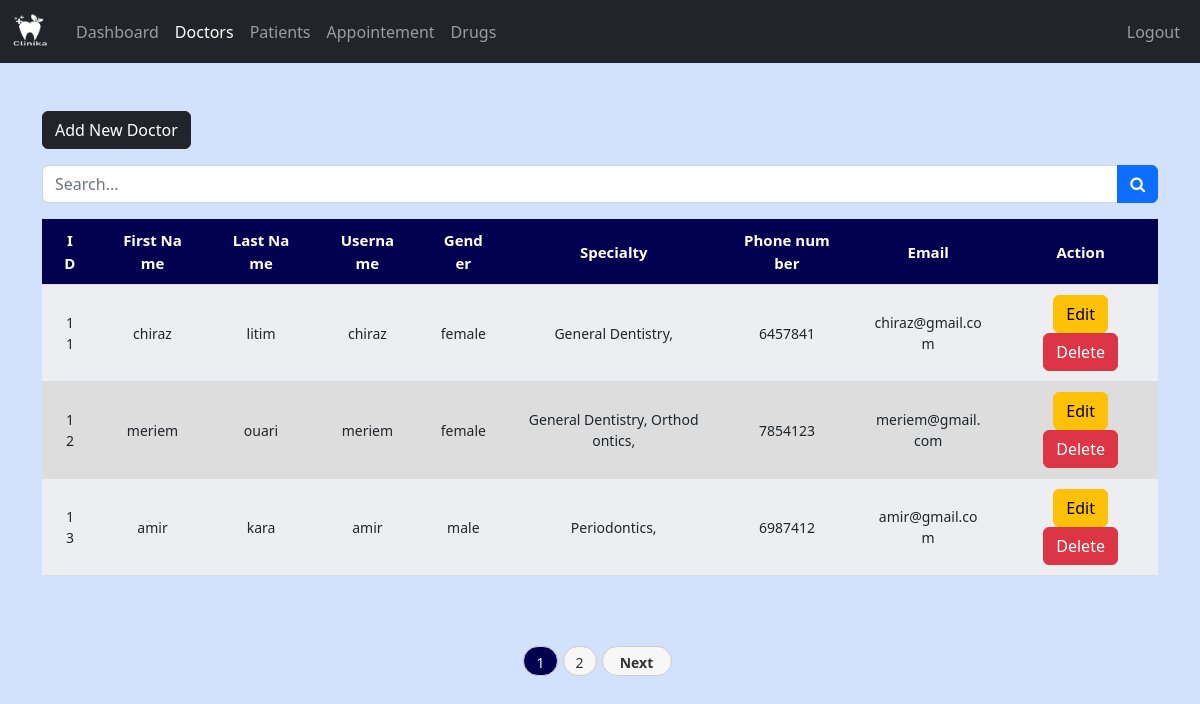
/admin/doctor.php (signed in), run on the app's committed database.
### tables this page shows
CREATE TABLE `doctors` (
  `doctor_id` int(11) NOT NULL,
  `username` varchar(127) NOT NULL,
  `password` varchar(255) NOT NULL,
  `fname` varchar(127) NOT NULL,
  `lname` varchar(127) NOT NULL,
  `specialties` varchar(127) NOT NULL,
  `doctor_phone` int(12) NOT NULL,
  `doctor_email` varchar(127) NOT NULL,
  `gender` text NOT NULL
);

### admin/data/doctor.php (called while the page is built, shortened)
<?php
function getAllDoctors($conn)
{
  $sql = "SELECT * FROM doctors";
  $stmt = $conn->prepare($sql);
  $stmt->execute();
  if ($stmt->rowCount() >= 1) {
    $doctors = $stmt->fetchAll();
    return $doctors;
  } else {
    return 0;
  }
}

### admin/data/specialty.php (called while the page is built, shortened)
<?php
function getSpecialtyById($specialty_id, $conn){
   $sql = "SELECT * FROM specialties
           WHERE specialty_id=?";
   $stmt = $conn->prepare($sql);
   $stmt->execute([$specialty_id]);
   if ($stmt->rowCount() == 1) {
     $specialty = $stmt->fetch();
     return $specialty;
   }else {
    return 0;
   }
}

### admin/doctor.php (the view, shortened to what this page needs)
<?php
if (
  isset($_SESSION['admin_id']) &&
  isset($_SESSION['role'])
) {
  if ($_SESSION['role'] == 'Admin') {
    include "../DB_connection.php";
    include "data/doctor.php";
    include "data/specialty.php";
    $doctors = getAllDoctors($conn);
?>
    <!DOCTYPE html>
    <html lang="en">
    <head>
      <link rel="stylesheet" href="https://cdn.jsdelivr.net/npm/bootstrap@5.2.0/dist/css/bootstrap.min.css">
      <link rel="stylesheet" href="../assets/css/style3.css">
      <link rel="stylesheet" href="https://cdnjs.cloudflare.com/ajax/libs/font-awesome/4.7.0/css/font-awesome.min.css">
      <link rel="stylesheet" type="text/css" href="../assets/css/pagination.css">
    </head>
    <body>
      <?php
      include "inc/navbar.php";
      if ($doctors != 0) {
      ?>
        <div class="container mt-5">
          <a href="doctor-add.php" class="btn btn-dark">Add New Doctor</a>
          <form class="mt-3 n-table" method="get">
            <div class="input-group mb-3">
              <input type="text" class="form-control" name="searchKey" id="searchKey" placeholder="Search...">
              <button type="submit" name="search" class="btn btn-primary">
                <i class="fa fa-search" aria-hidden="true"></i>
              </button>
            </div>
          </form>
          <?php
          require_once '../Pagination.php';
          $doctors = getAllDoctors($conn);
          $total_records = count($doctors);
          $records_per_page = 3;
          $pagination = new Pagination($total_records, $records_per_page);
          $current_page = $pagination->getCurrentPage();
          $doctors_subset = array_slice($doctors, ($current_page - 1) * $records_per_page, $records_per_page);
          ?>
          <div class="table-responsive">
            <table>
              <thead>
                <tr>
                  <th scope="col">ID</th>
                  <th scope="col">First Name</th>
                  <th scope="col">Last Name</th>
                  <th scope="col">Username</th>
                  <th scope="col">Gender</th>
                  <th scope="col">Specialty</th>
                  <th scope="col">Phone number</th>
                  <th scope="col">Email</th>
                  <th scope="col">Action</th>
                </tr>
              </thead>
              <tbody>
                <?php foreach ($doctors_subset as $doctor) { ?>
                  <tr>
                    <td><?= $doctor['doctor_id'] ?></td>
                    <td><?= $doctor['fname'] ?></td>
                    <td><?= $doctor['lname'] ?></td>
                    <td><?= $doctor['username'] ?></td>
                    <td><?= $doctor['gender'] ?></td>
                    <td>
                      <?php
                      $g = '';
                      $specialties = str_split(trim($doctor['specialties']));
                      foreach ($specialties as $specialty) {
                        $g_temp = getSpecialtyById($specialty, $conn);
                        if ($g_temp != 0)
                          $g .= $g_temp['specialty'] . ', ';
                      }
                      echo $g;
                      ?>
                    </td>
                    <td><?= $doctor['doctor_phone'] ?></td>
                    <td><?= $doctor['doctor_email'] ?></td>
                    <td>
                      <a href="doctor-edit.php?doctor_id=<?= $doctor['doctor_id'] ?>" class="btn btn-warning">Edit</a>
                      <a href="doctor-delete.php?doctor_id=<?= $doctor['doctor_id'] ?>" class="btn btn-danger">Delete</a>
                    </td>
                  </tr>
                <?php } ?>
              </tbody>
            </table>
          </div>
          <?php
          $page_url = $_SERVER['PHP_SELF'];
          echo '<div class="pagination-links">';
          echo $pagination->getPaginationLinks($page_url);
          echo $pagination->getNextLink($page_url);
          echo '</div>';
          ?>
        <?php } else { ?>
          <div class="alert alert-info .w-450 m-5" role="alert">
            Empty!
          </div>
        <?php } ?>
        </div>
    </body>
    </html>
<?php
  } else {
    header("Location: ../login.php");
    exit;
  }
} else {
  header("Location: ../login.php");
  exit;
}
?>

### admin/inc/navbar.php (shortened to what this page needs)
<nav class="navbar navbar-expand-lg navbar-dark bg-dark">
  <div class="container-fluid">
    <a class="navbar-brand" href="index.php">
      <img src="../assets/img/full_logo.png" width="40">
    </a>
    <div class="collapse navbar-collapse" id="navbarSupportedContent">
      <ul class="navbar-nav me-auto mb-2 mb-lg-0"
          id="navLinks">
        <li class="nav-item">
          <a class="nav-link"
             aria-current="page"
             href="index.php">Dashboard</a>
        </li>
        <li class="nav-item">
          <a class="nav-link" href="doctor.php">Doctors</a>
        </li>
        <li class="nav-item">
          <a class="nav-link" href="patient.php">Patients</a>
        </li>
        <li class="nav-item">
          <a class="nav-link" href="Appointements.php">Appointement</a>
        </li>
        <li class="nav-item">
          <a class="nav-link" href="drugs.php">Drugs</a>
        </li>
      </ul>
      <ul class="navbar-nav me-right mb-2 mb-lg-0">
        <li class="nav-item">
          <a class="nav-link" href="../logout.php">Logout</a>
        </li>
      </ul>
  </div>
    </div>
</nav>

### Pagination.php (shortened to what this page needs)
<?php
class Pagination
{
    private $total_records;
    private $records_per_page;
    public function __construct($total_records, $records_per_page)
    {
        $this->total_records = $total_records;
        $this->records_per_page = $records_per_page;
    }
    public function getCurrentPage()
    {
        $current_page = isset($_GET['page']) ? $_GET['page'] : 1;
        return $current_page;
    }
    public function getPaginationLinks($page_url)
    {
        $total_pages = ceil($this->total_records / $this->records_per_page);
        $current_page = $this->getCurrentPage();
        $pagination_links = '<div class="pagination-container">';
        for ($i = 1; $i <= $total_pages; $i++) {
            $active = $i == $current_page ? 'active' : '';
            $pagination_links .= "<a href='$page_url?page=$i' class='pagination-link $active'>$i</a>";
        }
        $pagination_links .= '</div>';
        return $pagination_links;
    }
    public function getNextLink($page_url)
    {
        $total_pages = ceil($this->total_records / $this->records_per_page);
        $current_page = $this->getCurrentPage();
        if ($current_page < $total_pages) {
            return "<a href='$page_url?page=" . ($current_page + 1) . "' class='pagination-link next'>Next</a>";
        }
        return '';
    }
}

### assets/css/style3.css (style rules this page uses)
body { background-color: rgb(210, 225, 252); }
table { width: 100%; margin-bottom: 50px; }
thead th { position: sticky; top: 0; background-color: rgb(1, 1, 79); color: white; font-size: 15px; }
th, td { border-bottom: 1px solid #dddddd; padding: 10px 20px; font-size: 14px; word-break: break-all; text-align: center; }
tr:nth-child(even) { background-color: #dddddd; }
tr:nth-child(odd) { background-color: #edeef1; }

### assets/css/pagination.css (style rules this page uses)
.pagination-container { display: flex; justify-content: center; margin-top: 20px; }
.pagination-link { display: inline-block; padding: 5px 12px; margin-right: 5px; border: 1px solid #ccc; background-color: #f7f7f7; color: #333; text-decoration: none; transition: background-color 0.3s ease; font-size: 14px; min-width: 30px; text-align: center; height: 30px; border-radius: 15px; }
.pagination-link.active { background-color: rgb(1, 1, 79); color: #fff; }
.pagination-link.prev, .pagination-link.next { font-weight: bold; min-width: 70px; margin-top: 20px; }
.pagination-links { display: flex; justify-content: center; }

### admin/doctor.php (style rules this page uses)
body { margin-bottom: 30px; }

### data on the page
doctors: doctor_id "11", fname "chiraz", lname "litim", username "chiraz", gender "female", g "General Dentistry,", doctor_phone "6457841", doctor_email "chiraz@gmail.com"
doctors: doctor_id "12", fname "meriem", lname "ouari", username "meriem", gender "female", g "General Dentistry, Orthodontics,", doctor_phone "7854123", doctor_email "meriem@gmail.com"
doctors: doctor_id "13", fname "amir", lname "kara", username "amir", gender "male", g "Periodontics,", doctor_phone "6987412", doctor_email "amir@gmail.com"
